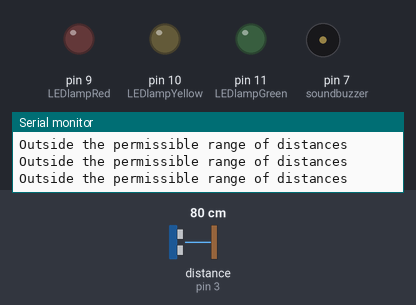
Bench run of a sketch on a simulated Arduino Uno, built with avr-gcc and run on an emulated ATmega328P. On the bench: output pins drawn as LEDs (lit = HIGH), buzzer (waves = sounding), the last lines printed to the serial monitor. Wiring (inferred from the names in the program): ultrasonic range finder: trigger pin 2; echo pin 3. The inputs (shaded band) are chosen by the test bench; at power-on: distance to the obstacle (sensor on pin 3) 80 cm. The echo pulse lasts 58.3 µs per cm; pins used as bus, display or sensor lines are not drawn.

Above: at 1.2 s.
1.3 s: distance to the obstacle (sensor on pin 3) set to 55 cm
4.3 s: distance to the obstacle (sensor on pin 3) set to 45 cm
At 5.7 s:
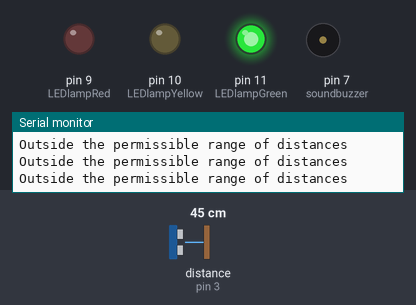
6.0 s: distance to the obstacle (sensor on pin 3) set to 4 cm
At 6.4 s:
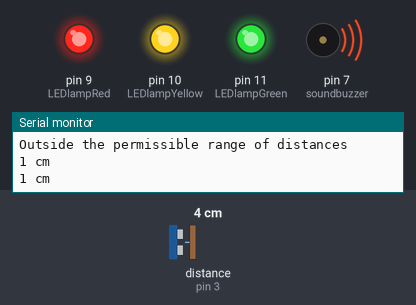
7.5 s: distance to the obstacle (sensor on pin 3) set to 11 cm
9.0 s: distance to the obstacle (sensor on pin 3) set to 14 cm
At 10.3 s:
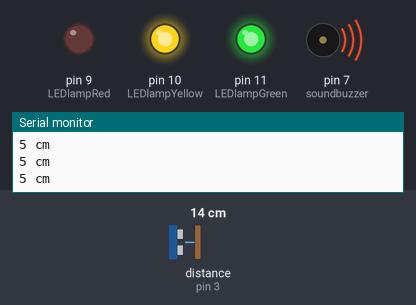
10.6 s: distance to the obstacle (sensor on pin 3) set to 9 cm
At 11.7 s:
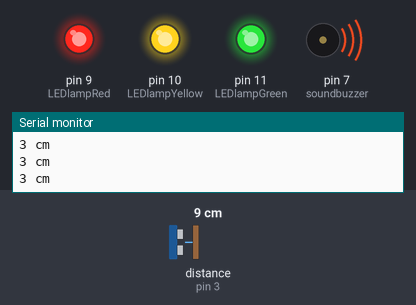
Timing chart, 0 to 13.1 s (numbered marks = the images above; inputs shaded):
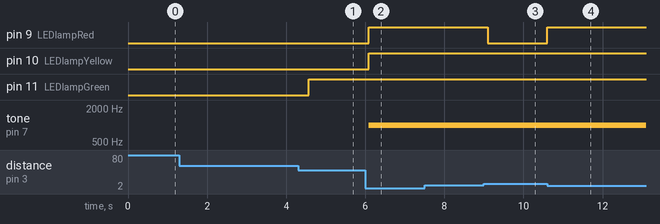

The sketch:

Security_system.ino
```cpp
#define trigPin 2
#define echoPin 3
#define LEDlampRed 9
#define LEDlampYellow 10
#define LEDlampGreen 11
#define soundbuzzer 7
int sound = 500;

void setup() {
Serial.begin (9600);
pinMode(trigPin, OUTPUT);
pinMode(echoPin, INPUT);
pinMode(LEDlampRed, OUTPUT);
pinMode(LEDlampYellow, OUTPUT);
pinMode(LEDlampGreen, OUTPUT);
pinMode(soundbuzzer, OUTPUT);
}
void loop() {
long durationindigit, distanceincm;
digitalWrite(trigPin, LOW);
delayMicroseconds(2);
digitalWrite(trigPin, HIGH);
delayMicroseconds(10);
digitalWrite(trigPin, LOW);
durationindigit = pulseIn(echoPin, HIGH);
distanceincm = (durationindigit/5) / 29.1;

if (distanceincm < 20) {
digitalWrite(LEDlampGreen, HIGH);
}
else {
digitalWrite(LEDlampGreen, LOW);
}

if (distanceincm < 10) {
digitalWrite(LEDlampYellow, HIGH);
}
else {
digitalWrite(LEDlampYellow,LOW);
}
if (distanceincm < 5) {
digitalWrite(LEDlampRed, HIGH);
sound = 1000;
}
else {
digitalWrite(LEDlampRed,LOW);
}

if (distanceincm > 5 || distanceincm <= 0){
Serial.println("Outside the permissible range of distances");
noTone(soundbuzzer);
}
else {
Serial.print(distanceincm);
Serial.println(" cm");
tone(soundbuzzer, sound);
}

delay(300);
}
```

Measured:
- the behaviour switches between 51 and 50 cm on distance to the obstacle (sensor on pin 3) (found by bisection; images 0 and 1)
- the behaviour switches between 12 and 13 cm on distance to the obstacle (sensor on pin 3) (found by bisection; images 2 and 3)
- after the input at 4.3 s, pin 11 (LEDlampGreen): LOW → HIGH after 0.27 s
- after the input at 6.0 s, pin 9 (LEDlampRed), pin 10 (LEDlampYellow): LOW → HIGH after 0.09 s; tone on pin 7 (soundbuzzer): silent → 1000 Hz after 0.09 s
- after the input at 9.0 s, pin 9 (LEDlampRed): HIGH → LOW after 0.10 s
- after the input at 10.6 s, pin 9 (LEDlampRed): LOW → HIGH at once
